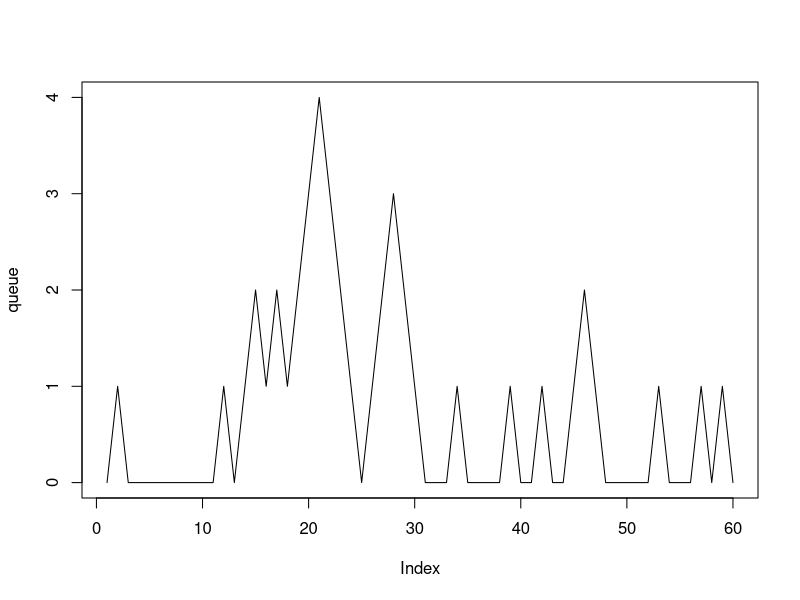

R code for this plot:
rm(list = ls())


arrival = 10      # arrival per hour
service = 5           # minutes to serve
t.end = 60       # minutes per hour
t.step = 1    # time interval, 1 minute

queue = rep(0, t.end)

for (i in 2:length(queue)) {

  if (runif(1) * arrival < service * runif(1)) {
    queue[i] = queue[i - 1] + 1                  # customer arrives
  } else if (runif(1) < arrival * t.step) {
    queue[i] = max(0, queue[i - 1] - 1)          # customer leaves early
      } else {
    queue[i] = queue[i - 1]                      # nothing happens
  }
}

plot(queue, type = "l")
